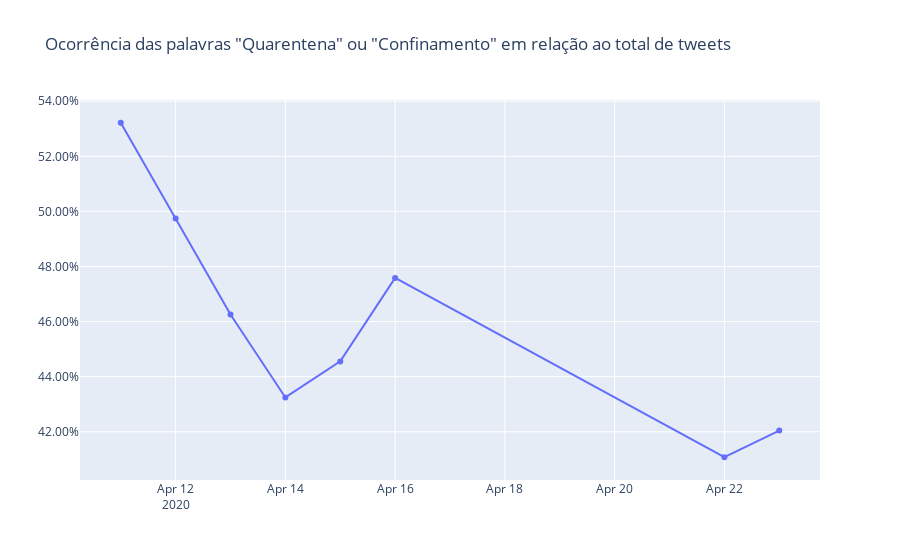
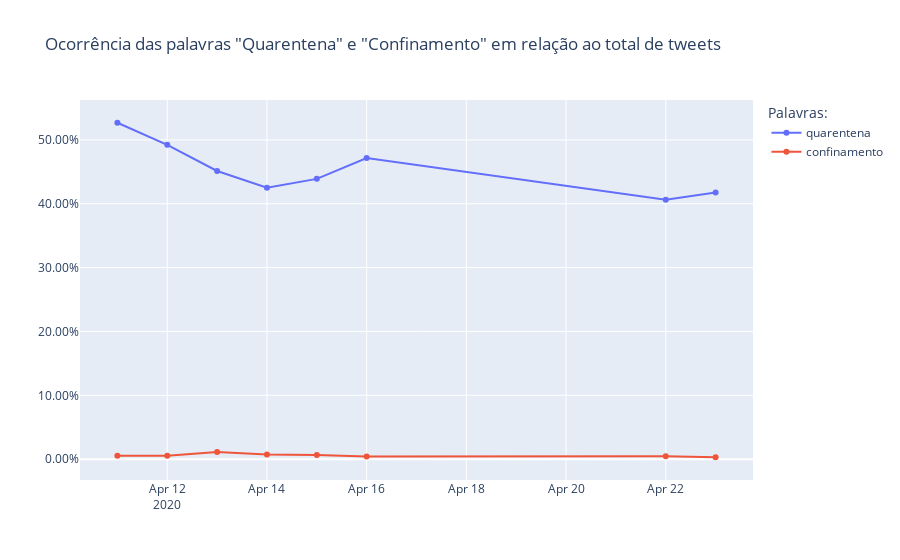

Notebook code for these charts, in order:
### Markdown cell above
# "Quarentena" e "Confinamento"

### Code cell
plotgraph(['quarentena', 'confinamento'], True)
plotgraph(['quarentena', 'confinamento'], False)

### Figure 1 — Plotly figure (JSON) as saved in the notebook; plotly's stock layout.template omitted (floating-point values rounded to 4 significant figures)
{"data": [{"name": "quarentena e confinamento.", "type": "scatter", "x": ["2020-04-11", "2020-04-12", "2020-04-13", "2020-04-14", "2020-04-15", "2020-04-16", "2020-04-22", "2020-04-23"], "y": [0.5322, 0.4974, 0.4626, 0.4325, 0.4455, 0.4758, 0.4107, 0.4204]}], "layout": {"autosize": true, "legend": {"title": {"text": "Palavras:"}}, "title": {"text": "Ocorrência das palavras \"Quarentena\" ou \"Confinamento\" em relação ao total de tweets"}, "xaxis": {"autorange": true, "range": ["2020-04-10 07:01:27.8049", "2020-04-23 16:58:32.1951"], "type": "date"}, "yaxis": {"autorange": true, "range": [0.4018, 0.5411], "tickformat": ",.2%", "type": "linear"}}}

### Figure 2 — Plotly figure (JSON) as saved in the notebook; plotly's stock layout.template omitted (floating-point values rounded to 4 significant figures)
{"data": [{"name": "quarentena", "type": "scatter", "x": ["2020-04-11", "2020-04-12", "2020-04-13", "2020-04-14", "2020-04-15", "2020-04-16", "2020-04-22", "2020-04-23"], "y": [0.5268, 0.4922, 0.4512, 0.4252, 0.4389, 0.4716, 0.4063, 0.4174]}, {"name": "confinamento", "type": "scatter", "x": ["2020-04-11", "2020-04-12", "2020-04-13", "2020-04-14", "2020-04-15", "2020-04-16", "2020-04-22", "2020-04-23"], "y": [0.005365, 0.005203, 0.01135, 0.007237, 0.006607, 0.004193, 0.004448, 0.002989]}], "layout": {"autosize": true, "legend": {"title": {"text": "Palavras:"}}, "title": {"text": "Ocorrência das palavras \"Quarentena\" e \"Confinamento\" em relação ao total de tweets"}, "xaxis": {"autorange": true, "range": ["2020-04-10 06:57:34.8765", "2020-04-23 17:02:25.1235"], "type": "date"}, "yaxis": {"autorange": true, "range": [-0.03538, 0.5652], "tickformat": ",.2%", "type": "linear"}}}
